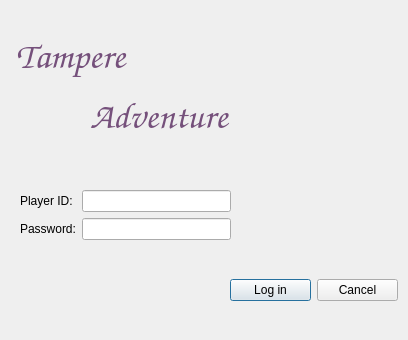
<?xml version="1.0" encoding="UTF-8"?>
<ui version="4.0">
 <class>Login</class>
 <widget class="QDialog" name="Login">
  <property name="geometry">
   <rect>
    <x>0</x>
    <y>0</y>
    <width>408</width>
    <height>340</height>
   </rect>
  </property>
  <property name="windowTitle">
   <string>Dialog</string>
  </property>
  <property name="styleSheet">
   <string notr="true">color: rgb(0, 0, 0);</string>
  </property>
  <widget class="QWidget" name="formLayoutWidget">
   <property name="geometry">
    <rect>
     <x>20</x>
     <y>190</y>
     <width>211</width>
     <height>81</height>
    </rect>
   </property>
   <layout class="QFormLayout" name="formLayout">
    <item row="0" column="0">
     <widget class="QLabel" name="idLabel">
      <property name="text">
       <string>Player ID:</string>
      </property>
     </widget>
    </item>
    <item row="1" column="0">
     <widget class="QLabel" name="passwordLabel">
      <property name="text">
       <string>Password:</string>
      </property>
     </widget>
    </item>
    <item row="0" column="1">
     <widget class="QLineEdit" name="idEdit"/>
    </item>
    <item row="1" column="1">
     <widget class="QLineEdit" name="passwordEdit"/>
    </item>
   </layout>
  </widget>
  <widget class="QLabel" name="titleLabel1">
   <property name="enabled">
    <bool>true</bool>
   </property>
   <property name="geometry">
    <rect>
     <x>10</x>
     <y>30</y>
     <width>121</width>
     <height>51</height>
    </rect>
   </property>
   <property name="font">
    <font>
     <family>Z003</family>
     <pointsize>28</pointsize>
     <weight>75</weight>
     <italic>true</italic>
     <bold>true</bold>
    </font>
   </property>
   <property name="styleSheet">
    <string notr="true">color: rgb(117, 80, 123);</string>
   </property>
   <property name="text">
    <string>Tampere</string>
   </property>
   <property name="textFormat">
    <enum>Qt::PlainText</enum>
   </property>
   <property name="scaledContents">
    <bool>false</bool>
   </property>
   <property name="alignment">
    <set>Qt::AlignCenter</set>
   </property>
   <property name="textInteractionFlags">
    <set>Qt::LinksAccessibleByMouse</set>
   </property>
  </widget>
  <widget class="QLabel" name="titleLabel2">
   <property name="geometry">
    <rect>
     <x>90</x>
     <y>90</y>
     <width>151</width>
     <height>51</height>
    </rect>
   </property>
   <property name="font">
    <font>
     <family>Z003</family>
     <pointsize>28</pointsize>
     <weight>75</weight>
     <italic>true</italic>
     <bold>true</bold>
    </font>
   </property>
   <property name="styleSheet">
    <string notr="true">color: rgb(117, 80, 123);</string>
   </property>
   <property name="text">
    <string>Adventure</string>
   </property>
  </widget>
  <widget class="QLabel" name="imageLabel">
   <property name="geometry">
    <rect>
     <x>230</x>
     <y>-30</y>
     <width>181</width>
     <height>321</height>
    </rect>
   </property>
   <property name="styleSheet">
    <string notr="true">image: url(:/images/images/tampere.png);</string>
   </property>
   <property name="text">
    <string/>
   </property>
  </widget>
  <widget class="QWidget" name="horizontalLayoutWidget">
   <property name="geometry">
    <rect>
     <x>230</x>
     <y>250</y>
     <width>168</width>
     <height>80</height>
    </rect>
   </property>
   <layout class="QHBoxLayout" name="horizontalLayout">
    <item>
     <widget class="QPushButton" name="loginButton">
      <property name="text">
       <string>Log in</string>
      </property>
     </widget>
    </item>
    <item>
     <widget class="QPushButton" name="cancelButton">
      <property name="text">
       <string>Cancel</string>
      </property>
     </widget>
    </item>
   </layout>
  </widget>
 </widget>
 <resources/>
 <connections/>
</ui>
